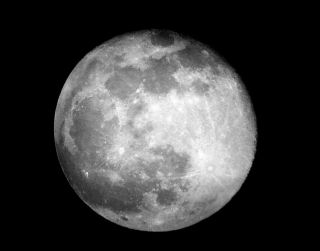
#> input picture moon.jpg, 320 x 251 px
$ python untitled2.py
#> lines starting #> are read from the running program, lines starting #| are printed output that depends on the picture
# -*- coding: utf-8 -*-
"""
Created on Mon Mar  9 11:21:37 2020

@author: Intern
"""
import cv2
import numpy as np

image=cv2.imread("moon.jpg")
#> image is the input picture: shape (251, 320, 3); min 0, max 255, mean 61
blue = (255, 0, 0)
red = (0, 0, 255)
green = (0, 255, 0)
violet = (180, 0, 180)
yellow = (0, 180, 180)
white = (255, 255, 255)

cv2.line(image, (50, 30), (450, 35), blue, thickness=5)
cv2.circle(image, (240, 205), 23, red, -1)
cv2.rectangle(image, (50, 60), (450, 95), green, -1)
cv2.ellipse(image, (250, 150), (80, 20), 5, 0, 360, violet, -1)
points = np.array([[[140, 230], [380, 230], [320, 250], [250, 280]]], np.int32)
cv2.polylines(image, [points], True, yellow, thickness=3)

font = cv2.FONT_HERSHEY_COMPLEX
cv2.putText(image, "moo", (20, 180), font, 4, white)
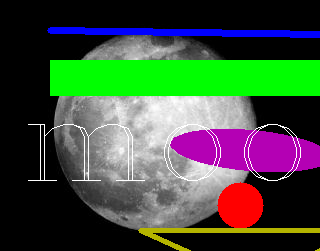
#> image: shape (251, 320, 3); mean B, G, R 60.9, 77.4, 62.6
cv2.imshow("moon", image)
cv2.waitKey(0)
cv2.destroyAllWindows()
